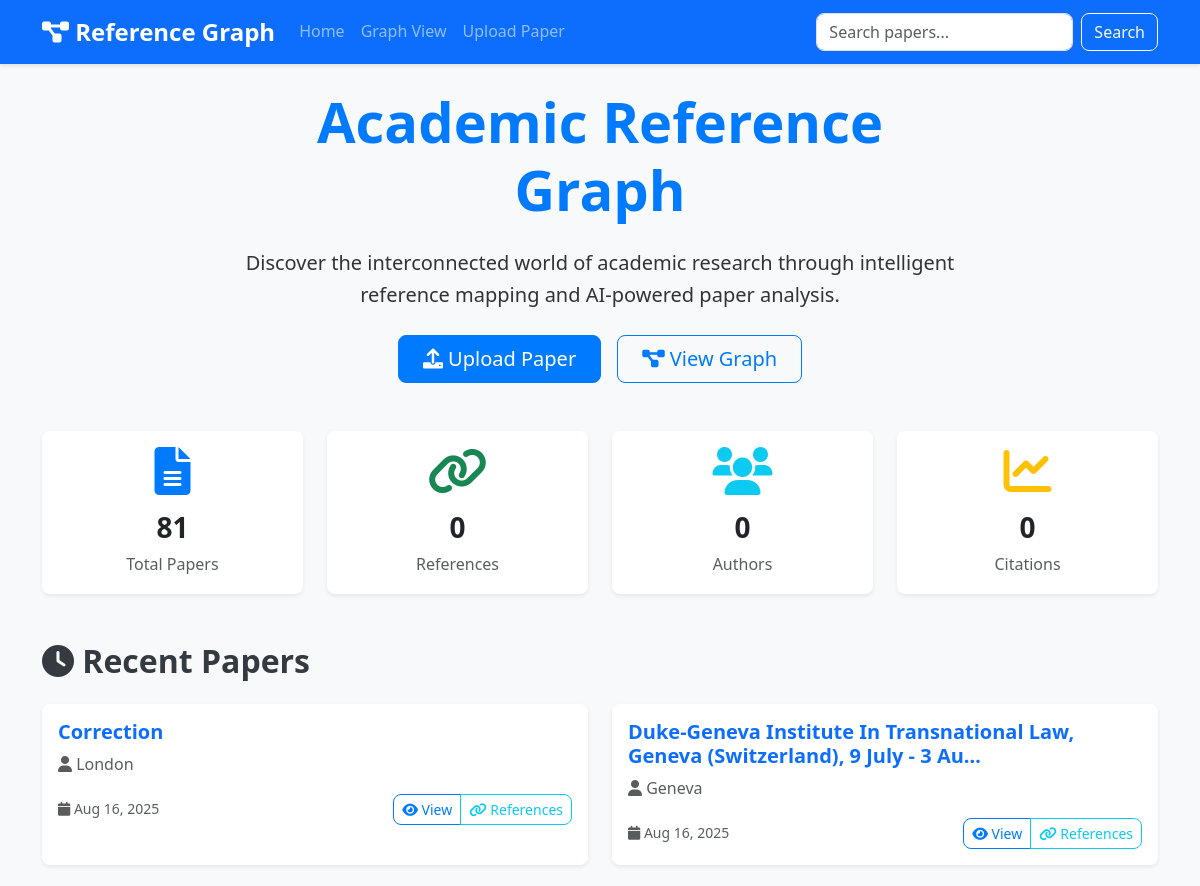
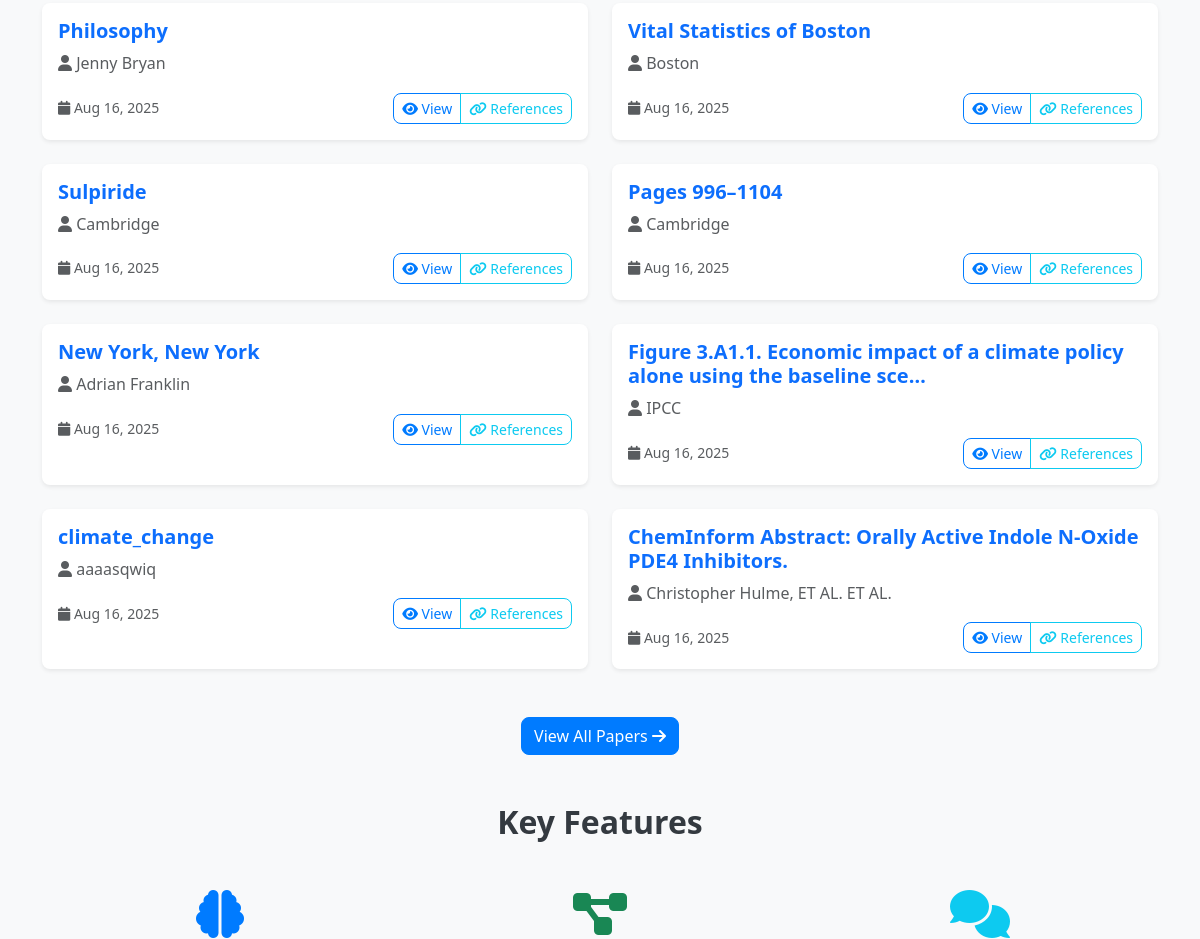
Before: / (upper part) with the older database file (2 pictures, top to bottom).
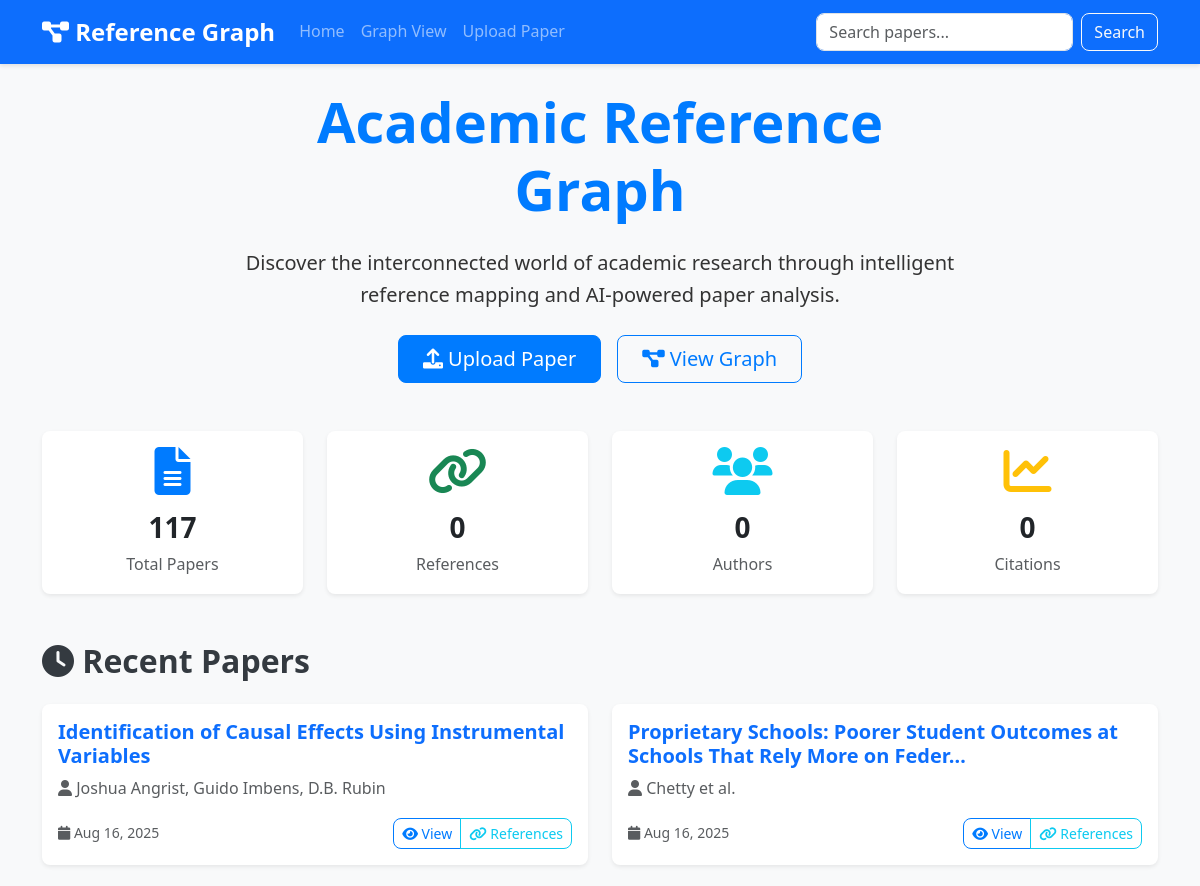
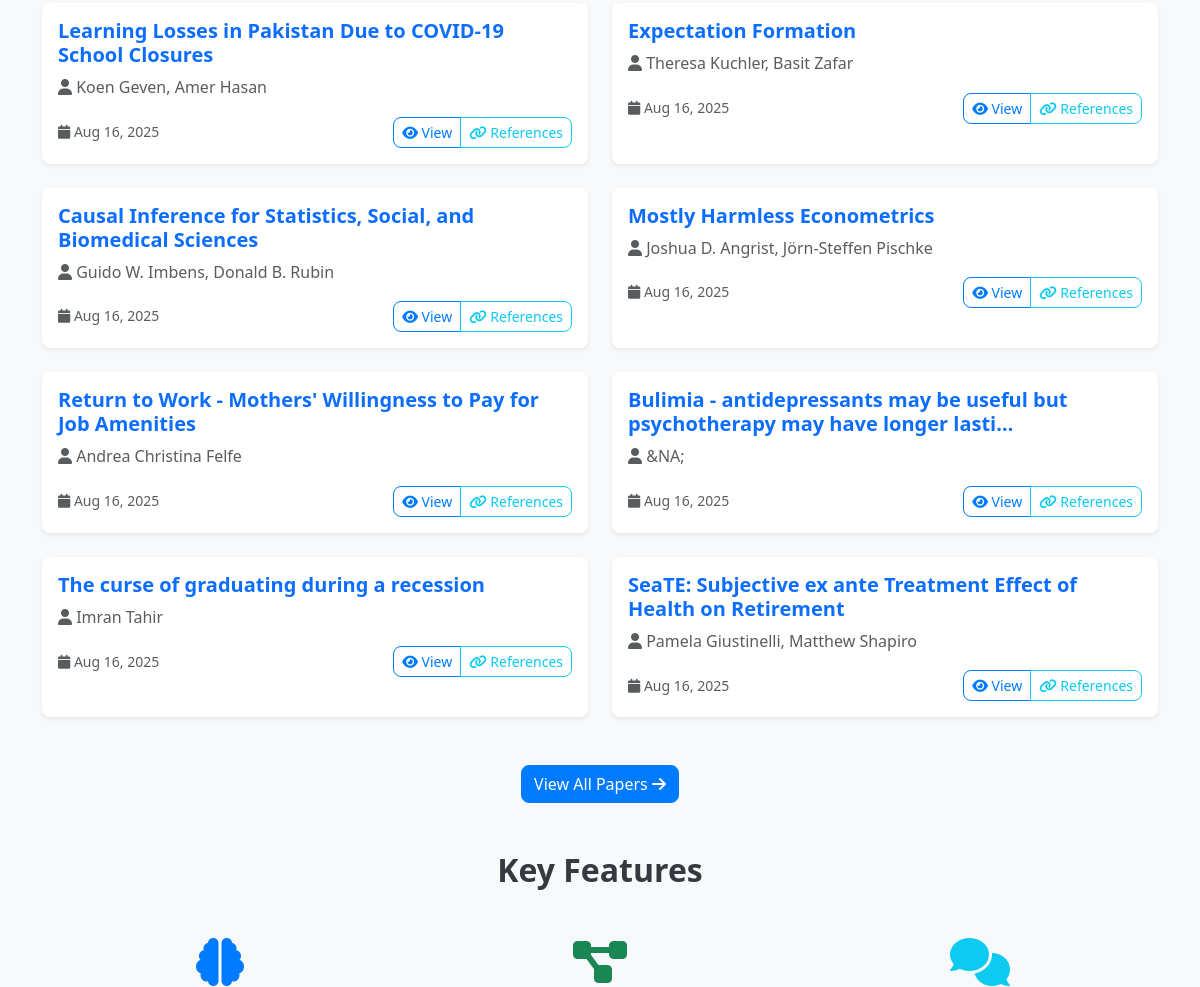
After: the same page with the newer database file (2 pictures, top to bottom).
### papers/models.py (models this page shows, shortened)
class Paper(models.Model):
    id = models.UUIDField(primary_key=True, default=uuid.uuid4, editable=False)
    title = models.CharField(max_length=500)
    author = models.CharField(max_length=200)
    abstract = models.TextField(blank=True, null=True)
    file = models.FileField(
        upload_to='papers/',
        validators=[FileExtensionValidator(allowed_extensions=['pdf', 'docx', 'txt'])]
    )
    uploaded_by = models.ForeignKey(User, on_delete=models.CASCADE, null=True, blank=True)
    uploaded_at = models.DateTimeField(auto_now_add=True)
    processed = models.BooleanField(default=False)
    content_text = models.TextField(blank=True, null=True)
    doi = models.CharField(max_length=100, blank=True, null=True)
    journal = models.CharField(max_length=200, blank=True, null=True)
    year = models.IntegerField(blank=True, null=True)
    keywords = models.TextField(blank=True, null=True)
    class Meta:
        ordering = ['-uploaded_at']

### reference_graph/views.py (the view)
# urls.py: path('', views.home, name='home'),
def home(request):
    papers = Paper.objects.all()[:10]  # Show recent papers
    context = {
        'papers': papers,
        'total_papers': Paper.objects.count(),
    }
    return render(request, 'home.html', context)

### templates/home.html (shortened to what the changed rows need)
{% extends 'base.html' %}
{% load static %}
{% block content %}
<div class="container">
    <div class="row mb-5">
        <div class="col-lg-8 mx-auto text-center">
            <h1 class="display-4 fw-bold text-primary mb-4">
                Academic Reference Graph
            </h1>
        </div>
    </div>
    <div class="row mb-5">
        <div class="col-md-3 text-center">
            <div class="card border-0 shadow-sm">
                <div class="card-body">
                    <i class="fas fa-file-alt fa-3x text-primary mb-3"></i>
                    <h3 class="card-title">{{ total_papers }}</h3>
                    <p class="card-text text-muted">Total Papers</p>
                </div>
            </div>
        </div>
    </div>
    <div class="row">
        <div class="col-12">
            <h2 class="mb-4">
                <i class="fas fa-clock"></i> Recent Papers
            </h2>
            {% if papers %}
                <div class="row">
                    {% for paper in papers %}
                    <div class="col-lg-6 mb-4">
                        <div class="card h-100 shadow-sm">
                            <div class="card-body">
                                <h5 class="card-title">
                                                            {% if paper.id %}
                            <a href="{% url 'paper_detail' paper.id %}" class="text-decoration-none">
                                {{ paper.title|truncatechars:80 }}
                            </a>
                        {% else %}
                            <span class="text-muted">{{ paper.title|truncatechars:80 }}</span>
                        {% endif %}
                                </h5>
                                <p class="card-text text-muted">
                                    <i class="fas fa-user"></i> {{ paper.author }}
                                </p>
                                <div class="d-flex justify-content-between align-items-center">
                                    <small class="text-muted">
                                        <i class="fas fa-calendar"></i> {{ paper.uploaded_at|date:"M d, Y" }}
                                    </small>
                                    <div class="btn-group" role="group">
                                        {% if paper.id %}
                                            <a href="{% url 'paper_detail' paper.id %}" class="btn btn-sm btn-outline-primary">
                                                <i class="fas fa-eye"></i> View
                                            </a>
                                        {% else %}
                                            <span class="btn btn-sm btn-outline-secondary disabled">
                                                <i class="fas fa-info-circle"></i> No Details
                                            </span>
                                        {% endif %}
                                        <button type="button" class="btn btn-sm btn-outline-info"
                                                onclick="showReferences('{{ paper.id }}')">
                                            <i class="fas fa-link"></i> References
                                        </button>
                                    </div>
                                </div>
                            </div>
                        </div>
                    </div>
                    {% endfor %}
                </div>
            {% endif %}
        </div>
    </div>
    <div class="row mt-5">
        <div class="col-12">
            <h2 class="text-center mb-5">Key Features</h2>
        </div>
    </div>
</div>
{% endblock %}

Changed rows visible on the page:
no longer on this page (row unchanged): Paper: title "Correction", author "London", uploaded_at "Aug 16, 2025", shows "View"
no longer on this page (row unchanged): Paper: title "Duke-Geneva Institute In Transnational Law, Geneva (Switzerland), 9 July - 3 Au…", author "Geneva", uploaded_at "Aug 16, 2025", shows "View"
no longer on this page (row unchanged): Paper: title "Philosophy", author "Jenny Bryan", uploaded_at "Aug 16, 2025", shows "View"
no longer on this page (row unchanged): Paper: title "Vital Statistics of Boston", author "Boston", uploaded_at "Aug 16, 2025", shows "View"
no longer on this page (row unchanged): Paper: title "Sulpiride", author "Cambridge", uploaded_at "Aug 16, 2025", shows "View"
no longer on this page (row unchanged): Paper: title "Pages 996–1104", author "Cambridge", uploaded_at "Aug 16, 2025", shows "View"
no longer on this page (row unchanged): Paper: title "New York, New York", author "Adrian Franklin", uploaded_at "Aug 16, 2025", shows "View"
no longer on this page (row unchanged): Paper: title "Figure 3.A1.1. Economic impact of a climate policy alone using the baseline sce…", author "IPCC", uploaded_at "Aug 16, 2025", shows "View"
no longer on this page (row unchanged): Paper: title "climate_change", author "aaaasqwiq", uploaded_at "Aug 16, 2025", shows "View"
no longer on this page (row unchanged): Paper: title "ChemInform Abstract: Orally Active Indole N‐Oxide PDE4 Inhibitors.", author "Christopher Hulme, ET AL. ET AL.", uploaded_at "Aug 16, 2025", shows "View"
added Paper: title "Identification of Causal Effects Using Instrumental Variables", author "Joshua Angrist, Guido Imbens, D.B. Rubin", uploaded_at "Aug 16, 2025", shows "View"
added Paper: title "Proprietary Schools: Poorer Student Outcomes at Schools That Rely More on Feder…", author "Chetty et al.", uploaded_at "Aug 16, 2025", shows "View"
added Paper: title "Learning Losses in Pakistan Due to COVID-19 School Closures", author "Koen Geven, Amer Hasan", uploaded_at "Aug 16, 2025", shows "View"
added Paper: title "Expectation Formation", author "Theresa Kuchler, Basit Zafar", uploaded_at "Aug 16, 2025", shows "View"
added Paper: title "Causal Inference for Statistics, Social, and Biomedical Sciences", author "Guido W. Imbens, Donald B. Rubin", uploaded_at "Aug 16, 2025", shows "View"
added Paper: title "Mostly Harmless Econometrics", author "Joshua D. Angrist, Jörn-Steffen Pischke", uploaded_at "Aug 16, 2025", shows "View"
added Paper: title "Return to Work - Mothers' Willingness to Pay for Job Amenities", author "Andrea Christina Felfe", uploaded_at "Aug 16, 2025", shows "View"
added Paper: title "Bulimia - antidepressants may be useful but psychotherapy may have longer lasti…", author "&NA;", uploaded_at "Aug 16, 2025", shows "View"
added Paper: title "The curse of graduating during a recession", author "Imran Tahir", uploaded_at "Aug 16, 2025", shows "View"
added Paper: title "SeaTE: Subjective ex ante Treatment Effect of Health on Retirement", author "Pamela Giustinelli, Matthew Shapiro", uploaded_at "Aug 16, 2025", shows "View"
Other visible differences:
{{ total_papers }}: "81" → "117"
